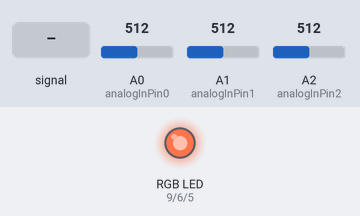
Bench run of a sketch on a simulated Arduino Uno, built with avr-gcc and run on an emulated ATmega328P. Parts: an RGB LED mixed from three pins (HIGH = lit). The test bench sets the inputs (shaded band); at power-on: A2 (analogInPin2) = 512, A0 (analogInPin0) = 512, A1 (analogInPin1) = 512.

Above: at 1.2 s.
1.3 s: A2 (analogInPin2) fed a 200 Hz sine of ±81 counts around its level
Timing chart, 0 to 3.3 s (numbered marks = the images above; inputs shaded):
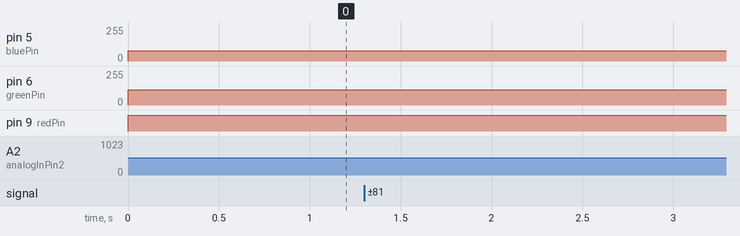

The sketch:

W8-3single.ino
```cpp
int greenPin = 6;
int redPin = 9;
int bluePin = 5;
int counter = 0;//狀態切換
int sensorValue = 0;
int outputValue1 = 0;
int outputValue2 = 0;
int outputValue3 = 0;
const int analogInPin0 = A0;
const int analogInPin1 = A1;
const int analogInPin2 = A2;
void setup() {
  pinMode(greenPin,OUTPUT);
  pinMode(redPin,OUTPUT);
  pinMode(bluePin,OUTPUT);
}

void loop() {
  counter++;
   sensorValue = analogRead(analogInPin0);
   sensorValue = analogRead(analogInPin1);
   sensorValue = analogRead(analogInPin2);
   outputValue1 = map(sensorValue, 100, 1000, 0, 255);
   outputValue2 = map(sensorValue, 600, 900, 0, 255);
   outputValue3 = map(sensorValue, 300, 1000, 0, 255);
  //if(counter == 1){//點亮綠色


    analogWrite(greenPin,outputValue1);
    analogWrite(redPin, outputValue2);
    analogWrite(bluePin,outputValue3);
  /*}
  else if(counter == 2){//點亮紅色
    analogWrite(greenPin,255);
    analogWrite(redPin,outputValue);
    analogWrite(bluePin,255);
  }
  else if(counter == 3){//點亮藍色
    analogWrite(greenPin,255);
    analogWrite(redPin,255);
    analogWrite(bluePin,outputValue);
    counter = 0;//歸零
  }
  delay(1000);*/
}
```
